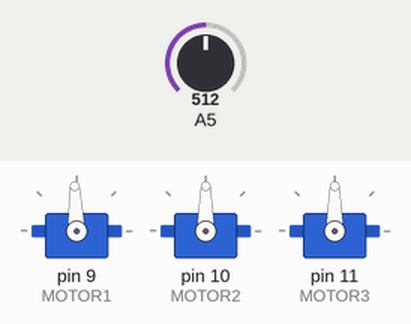
Recording of a sketch running on a simulated Arduino Uno, built with avr-gcc and run on an emulated ATmega328P. Parts: 3 × servo. The test bench sets the inputs (shaded band); at power-on: A5 = 512.

Above: at 3.2 s.
3.3 s: A5 set to 716
At 3.7 s:
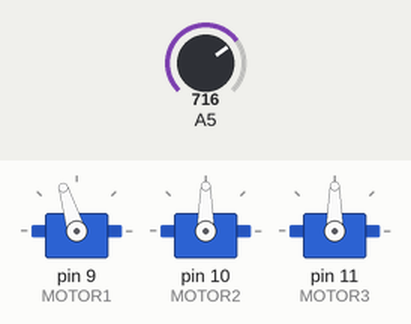
4.8 s: A5 set to 900
At 6.0 s:
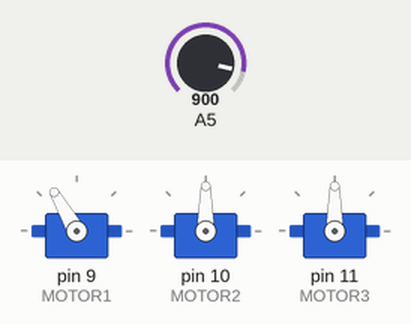
6.3 s: A5 set to 306
At 7.2 s:
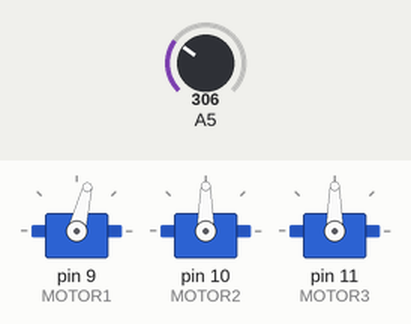
7.8 s: A5 set to 0
At 8.3 s:
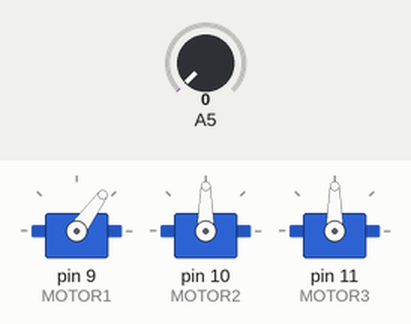
Timing chart, 0 to 10.3 s (numbered marks = the images above; inputs shaded):
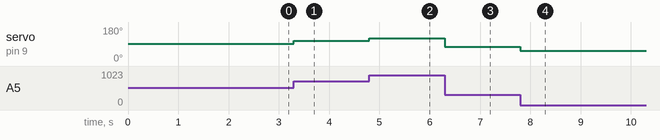

Measured:
- after the input at 3.3 s, servo on pin 9 (MOTOR1): 92° → 107° at once
- after the input at 4.8 s, servo on pin 9 (MOTOR1): 107° → 120° at once
- after the input at 6.3 s, servo on pin 9 (MOTOR1): 120° → 76° at once
- after the input at 7.8 s, servo on pin 9 (MOTOR1): 76° → 54° at once

The sketch:

ROV__Servo_Test_Code.ino
```cpp
#include <Wire.h>
#include <Servo.h>
Servo MOTOR1;
Servo MOTOR2;
Servo MOTOR3;
int Motors[4];
int pos = 0;
int number = 0;
int x = 0;
int y = 0;
int z = 0;
int i = 0;
void setup()
{
//  Wire.begin(0x04); // join i2c bus (address optional for master
//  Wire.onReceive(receiveEvent); // register event
//  Serial.begin(9600);           // start serial for output

  MOTOR1.attach(9);
  MOTOR2.attach(10);
  MOTOR3.attach(11);


  MOTOR1.write(92); // set servo to mid-point (90°)
  delay(2000);


}

void loop()
{
  /* myservo.write(90); // set servo to mid-point (90°)
    delay(500);
    myservo.write(90);
    delay(500);*/
   x = analogRead(5);


  x = map(x, 0, 1024, 54, 130);

  MOTOR1.write(x);

}


/*void receiveEvent(int byteCount)
{

  while (Wire.available())
  {
    for (int i=0; i <= 4; i++)
    {
    number = Wire.read();
    //Serial.print(number);
    Motors[i]=number;
    //Serial.println(Motors[i]);
    }

  x = Motors[1];
  x = map(x, 0, 180, 54, 130);

  y = Motors[2];
  y = map(y, 0, 180, 54, 130);

  z = Motors[3];
  z = map(z, 0, 180, 54, 130);

  //Serial.print(x);
  //Serial.print(y);
  //Serial.println(z);

  MOTOR1.write(x);
  MOTOR2.write(y);
  MOTOR3.write(z);
  }
}*/
```
